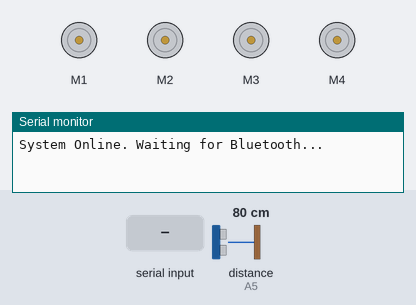
Simulated run of this sketch. Board: Arduino Uno, built with avr-gcc and run on an emulated ATmega328P. On the bench: 4 × DC motor (green arrow = forward, orange = backward, longer = faster), the last lines printed to the serial monitor. Inputs (shaded band) come from the test bench; at power-on: distance to the obstacle (sensor on A5) 80 cm. The echo pulse lasts 58.3 µs per cm.

Above: at 1.2 s.
1.3 s: "LEFT\n" received over the second serial link
At 2.4 s:
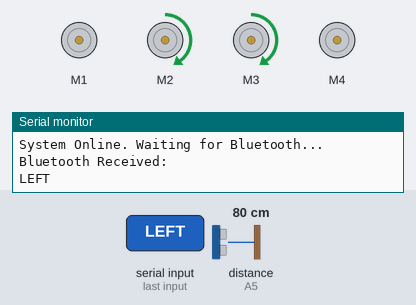
2.8 s: "RIGHT\n" received over the second serial link
At 3.5 s:
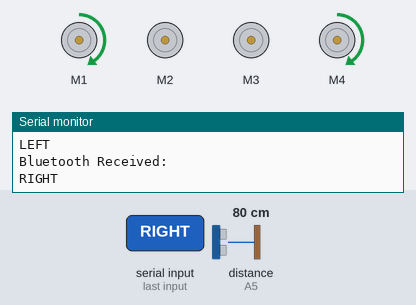
4.3 s: "FWD\n" received over the second serial link
At 4.9 s:
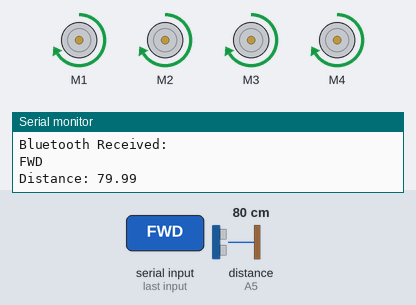
5.8 s: "REV\n" received over the second serial link
At 7.0 s:
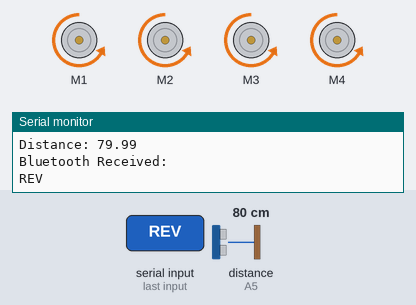
7.3 s: "BACKLEFT\n" received over the second serial link
At 8.2 s:
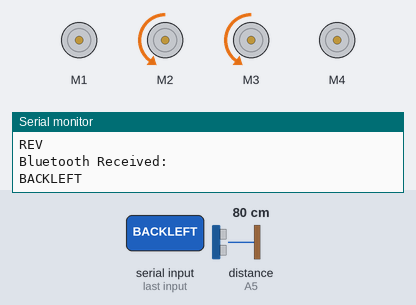
8.8 s: "BACKRIGHT\n" received over the second serial link
At 9.4 s:
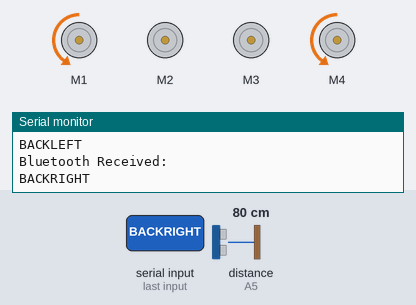
Timing chart, 0 to 11.3 s (numbered marks = the images above; inputs shaded):
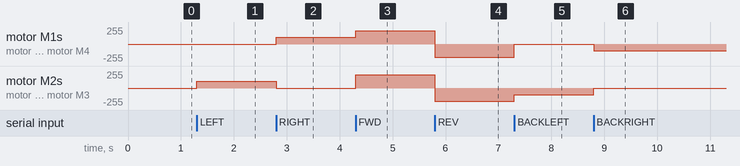

Measured:
- after the input at 1.3 s, motor M2, motor M3: stopped → forward 100/255 at once
- after the input at 2.8 s, motor M1, motor M4: stopped → forward 100/255 at once; motor M2, motor M3: forward 100/255 → stopped at once
- after the input at 4.3 s, motor M1, motor M4: forward 100/255 → forward 200/255 at once; motor M2, motor M3: stopped → forward 200/255 at once
- after the input at 5.8 s, motor M1–4: forward 200/255 → backward 200/255 at once
- after the input at 7.3 s, motor M1, motor M4: backward 200/255 → stopped at once; motor M2, motor M3: backward 200/255 → backward 100/255 at once
- after the input at 8.8 s, motor M1, motor M4: stopped → backward 100/255 at once; motor M2, motor M3: backward 100/255 → stopped at once

The sketch:

Arduino_Car.ino
```cpp
#include <AFMotor_R4.h>
#include <SoftwareSerial.h>


AF_DCMotor motor1(1);
AF_DCMotor motor2(2);
AF_DCMotor motor3(3);
AF_DCMotor motor4(4);

// RX on 2, RX on A1
SoftwareSerial BT(2, A1);
//RX = Purple Wire, TX = Orange Wire
double distance = 100;
long duration = 0;


void setup() {
  Serial.begin(9600);
  BT.begin(9600);

  pinMode(A3, OUTPUT); //TrigPin
  pinMode(A5, INPUT); //echoPin
  Serial.println("System Online. Waiting for Bluetooth...");

  motor1.setSpeed(200);
  motor2.setSpeed(200);
  motor3.setSpeed(200);
  motor4.setSpeed(200);
}

void loop() {

  if (BT.available() > 0) {
    String msg = BT.readStringUntil('\n');
    msg.trim();
    Serial.println("Bluetooth Received: ");
    Serial.println(msg);

    if (msg == "LEFT") {
      motor1.setSpeed(100);
      motor2.setSpeed(100);
      motor3.setSpeed(100);
      motor4.setSpeed(100);
      motor2.run(FORWARD);
      motor3.run(FORWARD);
      motor1.run(RELEASE);
      motor4.run(RELEASE);
    }
    else if(msg == "RIGHT"){
      motor1.setSpeed(100);
      motor2.setSpeed(100);
      motor3.setSpeed(100);
      motor4.setSpeed(100);
      motor1.run(FORWARD);
      motor4.run(FORWARD);
      motor2.run(RELEASE);
      motor3.run(RELEASE);
    }
    else if (msg == "FWD"){
      digitalWrite(A3, LOW);
      delayMicroseconds(2);
      digitalWrite(A3, HIGH);
      delayMicroseconds(10);
      digitalWrite(A3, LOW);

      duration = pulseIn(A5, HIGH, 30000);
      distance = duration * 0.0343 / 2;

      Serial.print("Distance: ");
      Serial.println(distance);
      motor1.setSpeed(200);
      motor2.setSpeed(200);
      motor3.setSpeed(200);
      motor4.setSpeed(200);
      if (distance > 20) {
        motor1.run(FORWARD);
        motor2.run(FORWARD);
        motor3.run(FORWARD);
        motor4.run(FORWARD);
      } else {
        motor1.run(RELEASE);
        motor2.run(RELEASE);
        motor3.run(RELEASE);
        motor4.run(RELEASE);
      }
    }
    else if (msg == "REV"){
      motor1.setSpeed(200);
      motor2.setSpeed(200);
      motor3.setSpeed(200);
      motor4.setSpeed(200);
      motor1.run(BACKWARD);
      motor2.run(BACKWARD);
      motor3.run(BACKWARD);
      motor4.run(BACKWARD);
    }
    else if (msg == "BACKLEFT"){
      motor1.setSpeed(100);
      motor2.setSpeed(100);
      motor3.setSpeed(100);
      motor4.setSpeed(100);
      motor1.run(RELEASE);
      motor2.run(BACKWARD);
      motor3.run(BACKWARD);
      motor4.run(RELEASE);
    }
    else if (msg == "BACKRIGHT"){
      motor1.setSpeed(100);
      motor2.setSpeed(100);
      motor3.setSpeed(100);
      motor4.setSpeed(100);
      motor1.run(BACKWARD);
      motor2.run(RELEASE);
      motor3.run(RELEASE);
      motor4.run(BACKWARD);
    }
    else if (msg == "MYSTERY1"){
      motor1.setSpeed(200);
      motor2.setSpeed(200);
      motor3.setSpeed(200);
      motor4.setSpeed(200);
      motor1.run(BACKWARD);
      motor2.run(FORWARD);
      motor3.run(FORWARD);
      motor4.run(BACKWARD);
    }
    else if (msg == "MYSTERY2"){
      motor1.setSpeed(200);
      motor2.setSpeed(200);
      motor3.setSpeed(200);
      motor4.setSpeed(200);
      motor1.run(FORWARD);
      motor2.run(BACKWARD);
      motor3.run(BACKWARD);
      motor4.run(FORWARD);
    }
    else{
      motor1.run(RELEASE);
      motor2.run(RELEASE);
      motor3.run(RELEASE);
      motor4.run(RELEASE);
    }
  }
}
```
